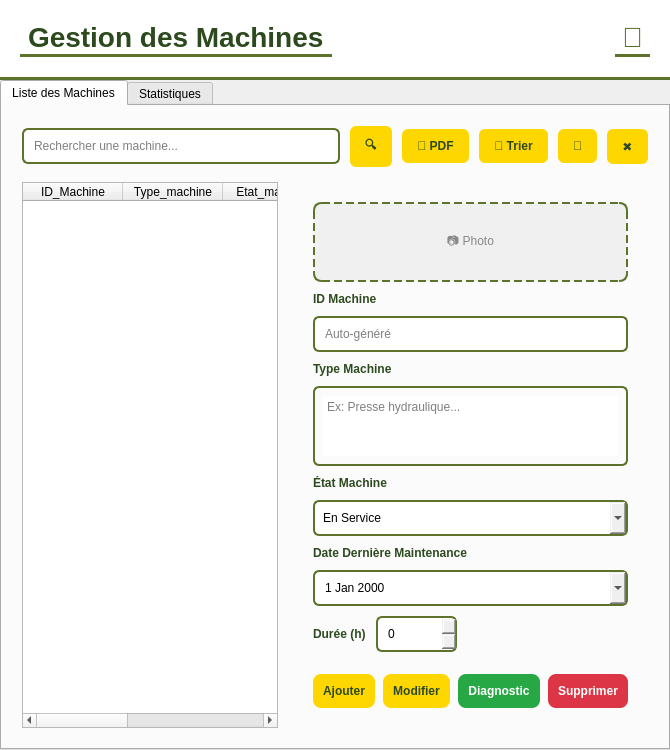
      <widget class="QWidget" name="pageMachine">
       <layout class="QVBoxLayout" name="verticalLayout_5">
        <property name="spacing">
         <number>0</number>
        </property>
        <property name="margin" stdset="0">
         <number>0</number>
        </property>
        <item>
         <widget class="QFrame" name="headerFrameMachine">
          <property name="minimumSize">
           <size>
            <width>0</width>
            <height>80</height>
           </size>
          </property>
          <property name="styleSheet">
           <string notr="true">background: #ffffff; border: none; border-bottom: 3px solid #5d732c;</string>
          </property>
          <layout class="QHBoxLayout" name="horizontalLayout_5">
           <property name="margin" stdset="0">
            <number>20</number>
           </property>
           <item>
            <widget class="QLabel" name="headerTitleMachine">
             <property name="styleSheet">
              <string notr="true">color: #2d4a1f; font-size: 28px; font-weight: bold;</string>
             </property>
             <property name="text">
              <string>Gestion des Machines</string>
             </property>
            </widget>
           </item>
           <item>
            <spacer name="horizontalSpacer_5">
             <property name="orientation">
              <enum>Qt::Orientation::Horizontal</enum>
             </property>
             <property name="sizeHint" stdset="0">
              <size>
               <width>40</width>
               <height>20</height>
              </size>
             </property>
            </spacer>
           </item>
           <item>
            <widget class="QLabel" name="userIconHeaderMachine">
             <property name="styleSheet">
              <string notr="true">font-size: 28px; color: #5d732c;</string>
             </property>
             <property name="text">
              <string>👤</string>
             </property>
            </widget>
           </item>
          </layout>
         </widget>
        </item>
        <item>
         <widget class="QTabWidget" name="tabWidgetMachine">
          <property name="currentIndex">
           <number>0</number>
          </property>
          <widget class="QWidget" name="machineListTab">
           <attribute name="title">
            <string>Liste des Machines</string>
           </attribute>
           <layout class="QVBoxLayout" name="tab1LayoutMachine">
            <property name="spacing">
             <number>15</number>
            </property>
            <property name="margin" stdset="0">
             <number>20</number>
            </property>
            <item>
             <layout class="QHBoxLayout" name="searchLayoutMachine">
              <property name="spacing">
               <number>10</number>
              </property>
              <item>
               <widget class="QLineEdit" name="searchBoxMachine">
                <property name="styleSheet">
                 <string notr="true">padding: 8px; border: 2px solid #5d732c; border-radius: 6px;</string>
                </property>
                <property name="placeholderText">
                 <string>Rechercher une machine...</string>
                </property>
               </widget>
              </item>
              <item>
               <widget class="QPushButton" name="btnSearchMachine">
                <property name="styleSheet">
                 <string>background: #ffd700; color: #2d4a1f; border: none; padding: 10px 15px; border-radius: 6px; font-weight: bold;</string>
                </property>
                <property name="text">
                 <string>🔍</string>
                </property>
               </widget>
              </item>
              <item>
               <widget class="QPushButton" name="btnExportMachinePDF">
                <property name="styleSheet">
                 <string>background: #ffd700; color: #2d4a1f; border: none; padding: 10px 15px; border-radius: 6px; font-weight: bold;</string>
                </property>
                <property name="text">
                 <string>📄 PDF</string>
                </property>
               </widget>
              </item>
              <item>
               <widget class="QPushButton" name="btnTriMachine">
                <property name="styleSheet">
                 <string>background: #ffd700; color: #2d4a1f; border: none; padding: 10px 15px; border-radius: 6px; font-weight: bold;</string>
                </property>
                <property name="text">
                 <string>🔽 Trier</string>
                </property>
               </widget>
              </item>
              <item>
               <widget class="QPushButton" name="btnRefreshMachine">
                <property name="styleSheet">
                 <string>background: #ffd700; color: #2d4a1f; border: none; padding: 10px 15px; border-radius: 6px; font-weight: bold;</string>
                </property>
                <property name="text">
                 <string>🔄</string>
                </property>
               </widget>
              </item>
              <item>
               <widget class="QPushButton" name="btnClearMachine">
                <property name="styleSheet">
                 <string>background: #ffd700; color: #2d4a1f; border: none; padding: 10px 15px; border-radius: 6px; font-weight: bold;</string>
                </property>
                <property name="text">
                 <string>✖</string>
                </property>
               </widget>
              </item>
             </layout>
            </item>
            <item>
             <layout class="QHBoxLayout" name="splitLayoutMachine">
              <property name="spacing">
               <number>15</number>
              </property>
              <item>
               <widget class="QTableWidget" name="machineTable">
                <property name="columnCount">
                 <number>5</number>
                </property>
                <attribute name="horizontalHeaderStretchLastSection">
                 <bool>true</bool>
                </attribute>
                <column>
                 <property name="text">
                  <string>ID_Machine</string>
                 </property>
                </column>
                <column>
                 <property name="text">
                  <string>Type_machine</string>
                 </property>
                </column>
                <column>
                 <property name="text">
                  <string>Etat_machine</string>
                 </property>
                </column>
                <column>
                 <property name="text">
                  <string>Date_dernière_maintenance</string>
                 </property>
                </column>
                <column>
                 <property name="text">
                  <string>Durée_fonctionnement</string>
                 </property>
                </column>
               </widget>
              </item>
              <item>
               <widget class="QFrame" name="formPanelMachine">
                <property name="minimumSize">
                 <size>
                  <width>350</width>
                  <height>0</height>
                 </size>
                </property>
                <property name="maximumSize">
                 <size>
                  <width>400</width>
                  <height>16777215</height>
                 </size>
                </property>
                <layout class="QVBoxLayout" name="formLayoutMachine">
                 <property name="spacing">
                  <number>10</number>
                 </property>
                 <property name="margin" stdset="0">
                  <number>20</number>
                 </property>
                 <item>
                  <widget class="QLabel" name="photoLabelMachine">
                   <property name="minimumSize">
                    <size>
                     <width>0</width>
                     <height>80</height>
                    </size>
                   </property>
                   <property name="styleSheet">
                    <string>background: #f0f0f0; border: 2px dashed #5d732c; border-radius: 8px; color: #888;</string>
                   </property>
                   <property name="text">
                    <string>📷 Photo</string>
                   </property>
                   <property name="alignment">
                    <set>Qt::AlignmentFlag::AlignCenter</set>
                   </property>
                  </widget>
                 </item>
                 <item>
                  <widget class="QLabel" name="labelIdMachine">
                   <property name="styleSheet">
                    <string notr="true">color: #2d4a1f; font-weight: bold;</string>
                   </property>
                   <property name="text">
                    <string>ID Machine</string>
                   </property>
                  </widget>
                 </item>
                 <item>
                  <widget class="QLineEdit" name="inputIdMachine">
                   <property name="styleSheet">
                    <string notr="true">padding: 8px; border: 2px solid #5d732c; border-radius: 6px;</string>
                   </property>
                   <property name="readOnly">
                    <bool>true</bool>
                   </property>
                   <property name="placeholderText">
                    <string>Auto-généré</string>
                   </property>
                  </widget>
                 </item>
                 <item>
                  <widget class="QLabel" name="labelTypeMachine">
                   <property name="styleSheet">
                    <string notr="true">color: #2d4a1f; font-weight: bold;</string>
                   </property>
                   <property name="text">
                    <string>Type Machine</string>
                   </property>
                  </widget>
                 </item>
                 <item>
                  <widget class="QTextEdit" name="inputTypeMachine">
                   <property name="minimumSize">
                    <size>
                     <width>0</width>
                     <height>60</height>
                    </size>
                   </property>
                   <property name="maximumSize">
                    <size>
                     <width>16777215</width>
                     <height>80</height>
                    </size>
                   </property>
                   <property name="styleSheet">
                    <string>padding: 8px; border: 2px solid #5d732c; border-radius: 6px;</string>
                   </property>
                   <property name="placeholderText">
                    <string>Ex: Presse hydraulique...</string>
                   </property>
                  </widget>
                 </item>
                 <item>
                  <widget class="QLabel" name="labelEtatMachine">
                   <property name="styleSheet">
                    <string notr="true">color: #2d4a1f; font-weight: bold;</string>
                   </property>
                   <property name="text">
                    <string>État Machine</string>
                   </property>
                  </widget>
                 </item>
                 <item>
                  <widget class="QComboBox" name="inputEtatMachine">
                   <property name="styleSheet">
                    <string>padding: 8px; border: 2px solid #5d732c; border-radius: 6px;</string>
                   </property>
                   <item>
                    <property name="text">
                     <string>En Service</string>
                    </property>
                   </item>
                   <item>
                    <property name="text">
                     <string>En Maintenance</string>
                    </property>
                   </item>
                   <item>
                    <property name="text">
                     <string>Hors Service</string>
                    </property>
                   </item>
                  </widget>
                 </item>
                 <item>
                  <widget class="QLabel" name="labelDateMaintenance">
                   <property name="styleSheet">
                    <string notr="true">color: #2d4a1f; font-weight: bold;</string>
                   </property>
                   <property name="text">
                    <string>Date Dernière Maintenance</string>
                   </property>
                  </widget>
                 </item>
                 <item>
                  <widget class="QDateEdit" name="inputDateMaintenance">
                   <property name="styleSheet">
                    <string>padding: 8px; border: 2px solid #5d732c; border-radius: 6px;</string>
                   </property>
                   <property name="calendarPopup">
                    <bool>true</bool>
                   </property>
                  </widget>
                 </item>
                 <item>
                  <layout class="QHBoxLayout" name="dureeLayoutMachine">
                   <property name="spacing">
                    <number>10</number>
                   </property>
                   <item>
                    <widget class="QLabel" name="labelDureeMachine">
                     <property name="styleSheet">
                      <string notr="true">color: #2d4a1f; font-weight: bold;</string>
                     </property>
                     <property name="text">
                      <string>Durée (h)</string>
                     </property>
                    </widget>
                   </item>
                   <item>
                    <widget class="QSpinBox" name="inputDureeMachine">
                     <property name="maximumSize">
                      <size>
                       <width>120</width>
                       <height>16777215</height>
                      </size>
                     </property>
                     <property name="styleSheet">
                      <string>padding: 8px; border: 2px solid #5d732c; border-radius: 6px;</string>
                     </property>
                     <property name="maximum">
                      <number>999999</number>
                     </property>
                    </widget>
                   </item>
                   <item>
                    <spacer>
                     <property name="orientation">
                      <enum>Qt::Orientation::Horizontal</enum>
                     </property>
                     <property name="sizeHint" stdset="0">
                      <size>
                       <width>40</width>
                       <height>20</height>
                      </size>
                     </property>
                    </spacer>
                   </item>
                  </layout>
                 </item>
                 <item>
                  <spacer>
                   <property name="orientation">
                    <enum>Qt::Orientation::Vertical</enum>
                   </property>
                   <property name="sizeHint" stdset="0">
                    <size>
                     <width>20</width>
                     <height>10</height>
                    </size>
                   </property>
                  </spacer>
                 </item>
                 <item>
                  <layout class="QHBoxLayout" name="formButtonsMachine">
                   <property name="spacing">
                    <number>8</number>
                   </property>
                   <item>
                    <widget class="QPushButton" name="btnAddMachine">
                     <property name="styleSheet">
                      <string>background: #ffd700; color: #2d4a1f; border: none; padding: 10px; border-radius: 8px; font-weight: bold;</string>
                     </property>
                     <property name="text">
                      <string>Ajouter</string>
                     </property>
                    </widget>
                   </item>
                   <item>
                    <widget class="QPushButton" name="btnUpdateMachine">
                     <property name="styleSheet">
                      <string>background: #ffd700; color: #2d4a1f; border: none; padding: 10px; border-radius: 8px; font-weight: bold;</string>
                     </property>
                     <property name="text">
                      <string>Modifier</string>
                     </property>
                    </widget>
                   </item>
                   <item>
                    <widget class="QPushButton" name="btnDiagnosticMachine">
                     <property name="styleSheet">
                      <string>background: #28a745; color: white; border: none; padding: 10px; border-radius: 8px; font-weight: bold;</string>
                     </property>
                     <property name="text">
                      <string>Diagnostic</string>
                     </property>
                    </widget>
                   </item>
                   <item>
                    <widget class="QPushButton" name="btnDeleteMachine">
                     <property name="styleSheet">
                      <string>background: #dc3545; color: white; border: none; padding: 10px; border-radius: 8px; font-weight: bold;</string>
                     </property>
                     <property name="text">
                      <string>Supprimer</string>
                     </property>
                    </widget>
                   </item>
                  </layout>
                 </item>
                </layout>
               </widget>
              </item>
             </layout>
            </item>
           </layout>
          </widget>
          <widget class="QWidget" name="machineStatsTab">
           <attribute name="title">
            <string>Statistiques</string>
           </attribute>
           <layout class="QVBoxLayout" name="tab2LayoutMachine">
            <item>
             <widget class="QLabel" name="statsLabelMachine">
              <property name="styleSheet">
               <string>font-size: 24px; color: #5d732c; padding: 50px;</string>
              </property>
              <property name="text">
               <string>📊 Statistiques</string>
              </property>
              <property name="alignment">
               <set>Qt::AlignmentFlag::AlignCenter</set>
              </property>
             </widget>
            </item>
           </layout>
          </widget>
         </widget>
        </item>
       </layout>
      </widget>
